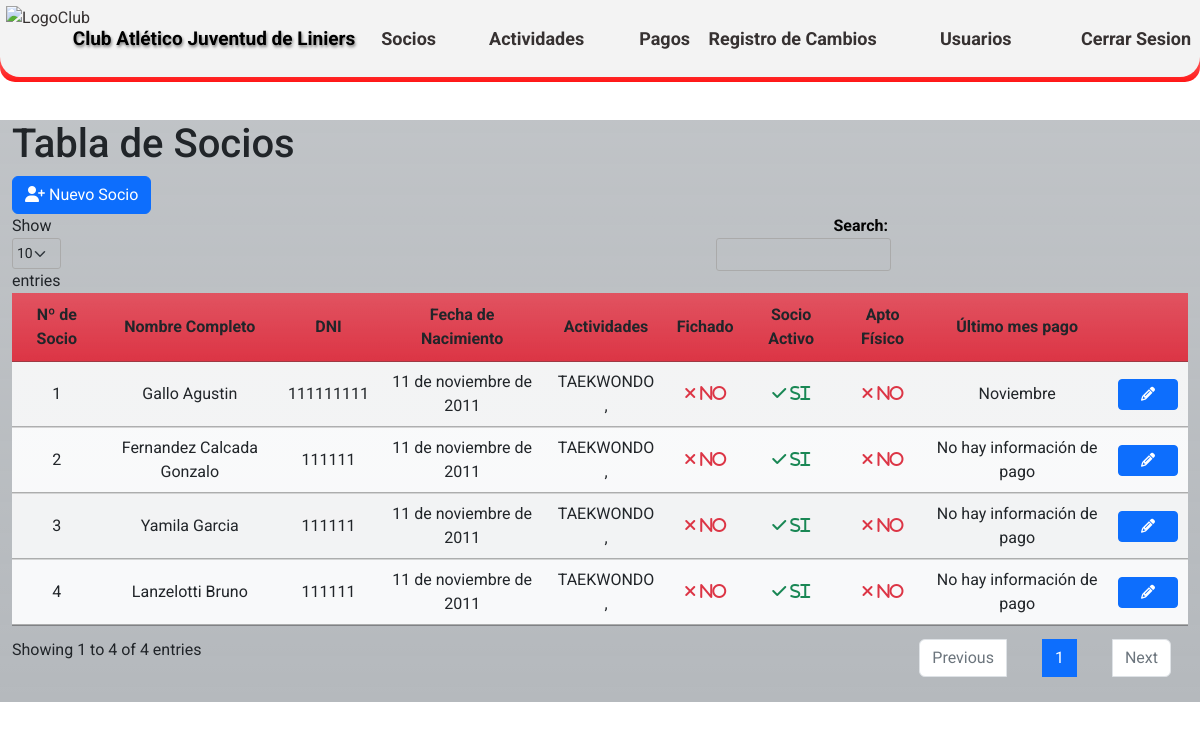
/socios/ (signed in), run on the app's committed database.
### CAJL/aplications/partners/models.py (models this page shows, shortened)
class partners (models.Model):
    nombre_completo = models.CharField('Nombre completo', max_length=50, validators=[letters_only_validator], blank=True, null=True)
    dni = models.IntegerField('DNI',blank=True, null=True)
    fecha_nacimiento = models.DateField('Fecha de nacimiento',blank=True, null=True)
    direccion = models.CharField('Dirección', max_length=50, blank=True, null=True)
    DISTRICT_CHOICES = location.LOC_CHOICES
    distrito = models.CharField('Distrito',max_length=2, choices=DISTRICT_CHOICES, blank=True, null=True)
    localidad = models.ForeignKey(location, on_delete=models.CASCADE, blank=True, null=True)
    telefono1 = models.CharField('Teléfono 1',max_length=15, blank=True, null=True)
    telefono2 = models.CharField('Teléfono 2',max_length=15,blank=True, null=True)
    actividades = models.ManyToManyField(activities)
    correo = models.EmailField('Email',max_length=40,blank=True, null=True)
    descripcion = models.CharField('Descripción',max_length=50, blank=True, null=True)
    apto_fisico = models.BooleanField('Apto físico',default=False)
    fecha_emisión_apto_físico = models.DateField ('Fecha de emisión del apto físico',blank=True, null=True)
    fecha_emisión_fichaje = models.DateField ('Fecha de emisión del fichaje',blank=True, null=True)
    compite = models.BooleanField('Fichado',default=False)
    socio_activo = models.BooleanField('Socio activo',default=False)
    user = models.ForeignKey(User, on_delete=models.CASCADE)
    @property
    def ultimo_pago(self):
        ultimos_pagos = self.payments_set.filter(estado__in=['0', '1','2']).order_by('-anio','-fecha_comprobante')
        if ultimos_pagos.exists():
            return ultimos_pagos[0].get_mes_display()
        else:
            return None
    class Meta:
        verbose_name = 'Socio'
        verbose_name_plural = 'Socios del club'
        ordering = ['id']

### CAJL/aplications/activities/models.py (models this page shows, shortened)
class activities (models.Model):
    ACTIV_CHOICES =(
        ('0', 'Mensual'),
        ('1', 'Porcentaje'),
        ('2', 'Alquiler'),
    )
    nombre_actividad = models.CharField ('Nombre de la actividad',max_length=30)
    tipo_actividad = models.CharField('Tipo de cobro de la actividad',max_length=2, choices=ACTIV_CHOICES, default='0')
    descripcion = models.CharField('Descripción', max_length=50, blank=True)
    user = models.ForeignKey(User, on_delete=models.CASCADE)
    class Meta:
        verbose_name = 'Actividad'
        verbose_name_plural = 'Actividades del club'
        ordering = ['id']

### CAJL/aplications/partners/views.py (the view)
# urls.py: path('socios/', views.datatable_view, name='socios'),
@login_required
def datatable_view(request):
    partners_data = partners.objects.select_related('localidad')
    data = []
    for partner in partners_data:
        data.append({
            'id': partner.id,
            'nombre_completo': partner.nombre_completo,
            'dni': partner.dni,
            'fecha_nacimiento': partner.fecha_nacimiento,
            'direccion': partner.direccion,
            'distrito': partner.get_distrito_display(),
            'telefono1': partner.telefono1,
            'telefono2': partner.telefono2,
            'actividades': partner.actividades,
            'correo': partner.correo,
            'descripcion': partner.descripcion,
            'apto_fisico': partner.apto_fisico,
            'fecha_emisión_apto_fisico': partner.fecha_emisión_apto_físico,
            'fecha_emisión_fichaje': partner.fecha_emisión_fichaje,
            'compite': partner.compite,
            'socio_activo': partner.socio_activo,
            'ultimo_pago': partner.ultimo_pago,
        })
    return render(request, 'partners/partners_list.html', {'data': data})

### templates/partners/partners_list.html (shortened to what this page needs)
{% extends 'loginregister/base.html' %}
{% block content %}
<!DOCTYPE html>
<html lang="es">
    {% load static %}
<head>
    <link rel="stylesheet" type="text/css" href={% static 'css/Estilos_DT.css' %} media="screen">
    <link rel="stylesheet" href="https://cdnjs.cloudflare.com/ajax/libs/font-awesome/6.2.0/css/all.min.css"/>
    <link rel="stylesheet" type="text/css" href="https://cdn.datatables.net/1.10.25/css/jquery.dataTables.min.css">
</head>
<body>
<br>
<br>
<br>
<br>
    <div class="container h-60 my-4">
        <div class="row">
         <div class="col-xl-12 bg-secondary bg-gradient bg-opacity-50">
            <h1>Tabla de Socios</h1>
                <table id="tabla-socios-localidades" class="display table table-striped">
                        <button class="btn btn-primary" id="btn_Socios2"><i class="fa-solid fa-user-plus"></i> Nuevo Socio</button>
                        <thead>
                            <tr class="bg-danger bg-gradient">
                                <th class="centered bg-danger bg-gradient">Nº de Socio</th>
                                <th class="centered bg-danger bg-gradient">Nombre Completo</th>
                                <th class="centered bg-danger bg-gradient">DNI</th>
                                <th class="centered bg-danger bg-gradient">Fecha de Nacimiento</th>
                                <th class="centered bg-danger bg-gradient">Actividades</th>
                                <th class="centered bg-danger bg-gradient">Fichado</th>
                                <th class="centered bg-danger bg-gradient">Socio Activo</th>
                                <th class="centered bg-danger bg-gradient">Apto Físico</th>
                                <th class="centered bg-danger bg-gradient">Último mes pago</th>
                                <th class="centered bg-danger bg-gradient"></th>
                            </tr>
                        </thead>
                        <tbody  class="bg-light bg-gradient">
                                {% for item in data %}
                            <tr>
                                <td class="centered">{{ item.id }}</td>
                                <td class="centered">{{ item.nombre_completo }}</td>
                                <td class="centered">{{ item.dni }}</td>
                                <td class="centered">{{ item.fecha_nacimiento }}</td>
                                <td class="centered">{% for actividad in item.actividades.all %}{{ actividad.nombre_actividad }} ,{% endfor %}
                                </td>
                                <td class="centered">
                                    {% if item.compite %}
                                    <i class="fas fa-check text-success"> si</i>
                                    {% else %}
                                    <i class="fas fa-times text-danger"> no</i>
                                    {% endif %}
                                </td>
                                <td class="centered">
                                    {% if item.socio_activo %}
                                    <i class="fas fa-check text-success"> si</i>
                                    {% else %}
                                    <i class="fas fa-times text-danger"> no</i>
                                    {% endif %}
                                </td>
                                <td class="centered">
                                    {% if item.apto_fisico %}
                                    <i class="fas fa-check text-success"> si</i>
                                    {% else %}
                                    <i class="fas fa-times text-danger"> no</i>
                                    {% endif %}
                                </td>
                                <td class="centered">
                                    {% if item.ultimo_pago %}
                                        {{ item.ultimo_pago }}
                                    {% else %}
                                        No hay información de pago
                                    {% endif %}
                                </td>
                                <td class="centered">
                                    <a href={% url 'detalles' item.id %} class="btn btn-sm btn-primary btn-custom-width">
                                    <i class="fas fa-pencil-alt"></i>
                                    </a>
                                </td>
                            </tr>
                                    {% endfor %}
                        </tbody>
            </table>
         </div>
        </div>
    </div>
</body>
</html>
{% endblock %}

### staticfiles/css/EstilosHome1.css (style rules this page uses)
* { margin: 0; padding: 0; box-sizing: border-box; font-family: 'Roboto', sans-serif; }
body { background-color: #d1d6c1; margin: 0; padding: 0; background-image: url('https://github.com/MarcoNu97/Proyectos-Django/blob/main/Club-Atletico-Juventud-De-Liniers/static/images/Interior%20del%20Club.jpg?raw=true'); background-size: cover; background-position: center; background-attachment: fixed; background-repeat: no-repeat; }

### staticfiles/css/Estilos_DT.css (style rules this page uses)
div.container { max-width: 1300px; }
.centered { text-align: center !important; vertical-align: middle !important; }
.btn-custom-width { width: 60px; }

### data on the page
partners: nombre_completo "Gallo Agustin", fecha_nacimiento "11 de noviembre de 2011"
activities: nombre_actividad "TAEKWONDO"
partners: nombre_completo "Fernandez Calcada Gonzalo", fecha_nacimiento "11 de noviembre de 2011"
partners: nombre_completo "Yamila Garcia", fecha_nacimiento "11 de noviembre de 2011"
partners: nombre_completo "Lanzelotti Bruno", fecha_nacimiento "11 de noviembre de 2011"

### other printed values
{{ item.id }} "1" "2" "3" "4"
{{ item.dni }} "111111111" "111111" "111111" "111111"
{{ item.ultimo_pago }} "Noviembre"
